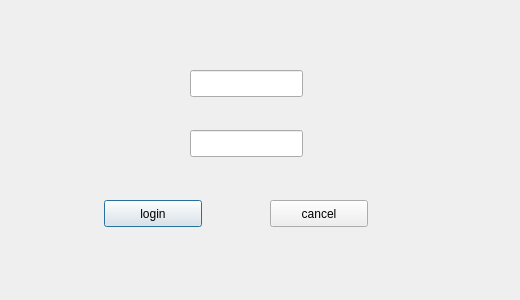
<?xml version="1.0" encoding="UTF-8"?>
<ui version="4.0">
 <class>QqLogin</class>
 <widget class="QDialog" name="QqLogin">
  <property name="geometry">
   <rect>
    <x>0</x>
    <y>0</y>
    <width>520</width>
    <height>300</height>
   </rect>
  </property>
  <property name="windowTitle">
   <string>QqLogin</string>
  </property>
  <widget class="QPushButton" name="login">
   <property name="geometry">
    <rect>
     <x>104</x>
     <y>200</y>
     <width>98</width>
     <height>27</height>
    </rect>
   </property>
   <property name="text">
    <string>login</string>
   </property>
  </widget>
  <widget class="QPushButton" name="cancel">
   <property name="geometry">
    <rect>
     <x>270</x>
     <y>200</y>
     <width>98</width>
     <height>27</height>
    </rect>
   </property>
   <property name="text">
    <string>cancel</string>
   </property>
  </widget>
  <widget class="QLineEdit" name="uname">
   <property name="geometry">
    <rect>
     <x>190</x>
     <y>70</y>
     <width>113</width>
     <height>27</height>
    </rect>
   </property>
  </widget>
  <widget class="QLineEdit" name="upasswd">
   <property name="geometry">
    <rect>
     <x>190</x>
     <y>130</y>
     <width>113</width>
     <height>27</height>
    </rect>
   </property>
  </widget>
 </widget>
 <layoutdefault spacing="6" margin="11"/>
 <resources/>
 <connections/>
</ui>
